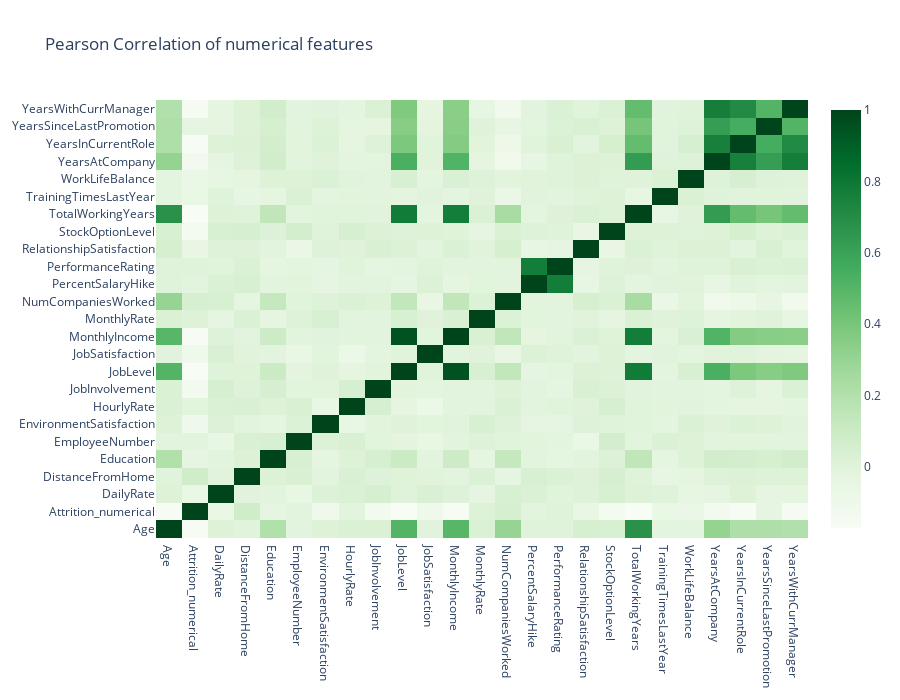

Here is the notebook cell this chart was saved with:
### Markdown cell above
# Feature Selection

1. Eliminate features that have no impact on classification
2. Identify Features that are highly correlated with each other (**HEATMAP visualization**)

### Code cell
"""
Feature Selection
"""

#Dropping columns with data fields having constant values as they can't distinguish between classes of Yes/No
attrition = attrition.drop(['Over18','StandardHours','EmployeeCount'], axis=1,errors='ignore')

"""
Creating a heatmap of correlation matrix to identify highly correlated numerical features

"""

# Empty list called categorical to store columns with categorical data
categorical = []
for col, value in attrition.iteritems(): # For each column, examine the types of values stored in them
    if value.dtype == 'object': #means if the values for a column are string objects (text, like Travel_Frequently, Travel_Rarely)
        categorical.append(col) #Add to list of categorical attributes


# Store the numerical columns (i.e. remaining columns of attrition dataset) in a list- numerical
numerical = attrition.columns.difference(categorical)

print('Numerical attributes:\n', numerical)
print('Categorical attributes:\n',categorical) #categorical variables with categorical values 

# Store the numerical features and data in a dataframe attrition_num
attrition_num = attrition[numerical]

# Store the categorical data in a dataframe attrition_cat (for creating dummy variables later)
attrition_cat = attrition[categorical]


#Using plotly for interactive heatmap, pandas .corr() to find correlation coefficient of numerical attributes
data = [
    go.Heatmap(
        z= attrition[numerical].astype(float).corr().values, # Generating the Pearson correlation
        x=attrition[numerical].columns.values, #Column i.e. feature values
        y=attrition[numerical].columns.values, #Column i.e. feature values
        colorscale='Greens', # To show only shades of green colour. We could use other palettes with multiple colours
        reversescale = False, # To darken values that are large, and keep light colour for values that are small 
        opacity = 1.0 #for opaque colour 
        
    )
]

#Set title for heatmap, set labels
layout = go.Layout(
    title='Pearson Correlation of numerical features',
    xaxis = dict(ticks='', nticks=36), #We dont need tick marks for each variable on the heatmap, specifying 36 variables
    yaxis = dict(ticks='' ), #We dont need tick marks for each variable on the heatmap
    width = 900, height = 700, #Width and height 
    
)


fig = go.Figure(data=data, layout=layout)
py.iplot(fig, filename='labelled-heatmap')

### Figure 1 — Plotly figure (JSON) as saved in the notebook; plotly's stock layout.template omitted (floating-point values rounded to 4 significant figures; data arrays with more than 128 entries replaced by an {"elided": "..."} marker saying what was removed)
{"data": [{"colorscale": [[0, "rgb(247,252,245)"], [0.125, "rgb(229,245,224)"], [0.25, "rgb(199,233,192)"], [0.375, "rgb(161,217,155)"], [0.5, "rgb(116,196,118)"], [0.625, "rgb(65,171,93)"], [0.75, "rgb(35,139,69)"], [0.875, "rgb(0,109,44)"], [1, "rgb(0,68,27)"]], "opacity": 1, "reversescale": false, "type": "heatmap", "x": ["Age", "Attrition_numerical", "DailyRate", "DistanceFromHome", "Education", "EmployeeNumber", "EnvironmentSatisfaction", "HourlyRate", "JobInvolvement", "JobLevel", "JobSatisfaction", "MonthlyIncome", "MonthlyRate", "NumCompaniesWorked", "PercentSalaryHike", "PerformanceRating", "RelationshipSatisfaction", "StockOptionLevel", "TotalWorkingYears", "TrainingTimesLastYear", "WorkLifeBalance", "YearsAtCompany", "YearsInCurrentRole", "YearsSinceLastPromotion", "YearsWithCurrManager"], "y": ["Age", "Attrition_numerical", "DailyRate", "DistanceFromHome", "Education", "EmployeeNumber", "EnvironmentSatisfaction", "HourlyRate", "JobInvolvement", "JobLevel", "JobSatisfaction", "MonthlyIncome", "MonthlyRate", "NumCompaniesWorked", "PercentSalaryHike", "PerformanceRating", "RelationshipSatisfaction", "StockOptionLevel", "TotalWorkingYears", "TrainingTimesLastYear", "WorkLifeBalance", "YearsAtCompany", "YearsInCurrentRole", "YearsSinceLastPromotion", "YearsWithCurrManager"], "z": {"elided": "25x25 float values"}}], "layout": {"height": 700, "title": {"text": "Pearson Correlation of numerical features"}, "width": 900, "xaxis": {"nticks": 36, "ticks": ""}, "yaxis": {"ticks": ""}}}
